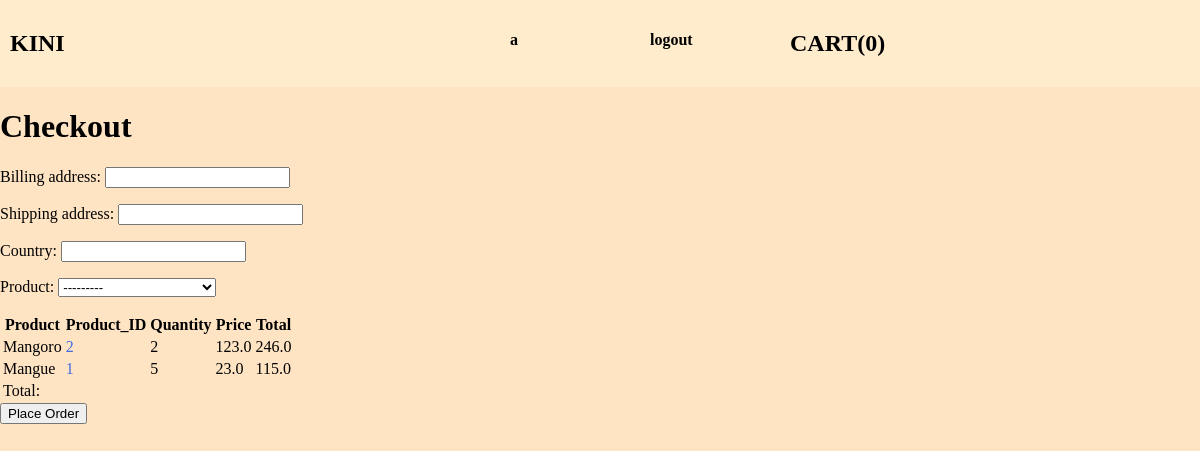
/checkout/ (signed in), run on the app's committed database.
### accounts/models.py (models this page shows)
class Customer(AbstractUser):
    pass

### shop/models.py (models this page shows, shortened)
class Cart(models.Model):
    user = models.OneToOneField(AUTH_USER_MODEL, on_delete=models.CASCADE)
    orders = models.ManyToManyField(Order, )

class Order(models.Model):
    user = models.ForeignKey(AUTH_USER_MODEL, on_delete=models.CASCADE)
    product = models.ForeignKey(
        Product, on_delete=models.CASCADE)
    quantity = models.PositiveIntegerField(default=1)
    ordered = models.BooleanField(default=False)
    country = models.CharField(max_length=100)
    billing_address = models.CharField(
        max_length=201)
    shipping_address = models.CharField(
        max_length=200)
    ordered_date = models.DateTimeField(auto_now=True)
    class Meta:
        ordering = ['-ordered_date']

class Product(models.Model):
    name = models.CharField(max_length=200)
    slug = models.SlugField(max_length=128)
    price = models.FloatField(default=0.0)
    description = models.TextField(default="description")
    quantity = models.PositiveIntegerField(default=0)
    category = models.ForeignKey(
        Category, related_name='categorie', on_delete=models.CASCADE)
    image = models.ImageField(
        upload_to='products/', blank=True, null=True)
    date_added = models.DateTimeField(auto_now=True)
    class Meta:
        ordering = ['-date_added']
    def __str__(self):
        return f"{self.name} - {self.quantity}"

### shop/views.py (the view)
# urls.py: path('checkout/', views.checkout, name='checkout'),
def checkout(request):
    orders = Order.objects.filter(user=request.user, ordered=False)
    if request.method == 'POST':
        form = OrderForm(request.POST or None)
        if form.is_valid():
            order = form.save(commit=False)
            order.user = request.user
            order.ordered = True
            order.save()
            user_cart = Cart.objects.get(user=request.user)
            user_cart.orders.clear()
            user_cart.save()
            messages.success(
                request, "Your order has been successfully validated")
            return redirect('shop')
    else:
        form = OrderForm()
    context = {
        'form': form,
        'orders': orders,
    }
    return render(request, 'checkout.html', context)

### shop/forms.py
class OrderForm(forms.ModelForm):
    class Meta:
        model = Order
        fields = ['billing_address', 'shipping_address', 'country', 'product']

### shop/templatetags/calculate.py (called while the page is built)
@register.filter(name="multiply")
def multiply(value, arg):
    return value * arg

### shop/templates/checkout.html (shortened to what this page needs)
{% extends 'base.html' %}
{% block content %}
{% load calculate %}
<h1>Checkout</h1>
<form method="post" action="{% url 'checkout' %}">
  {{ form.as_p }}
  <table>
    <tr>
      <th>Product</th>
      <th>Product_ID</th>
      <th>Quantity</th>
      <th>Price</th>
      <th>Total</th>
    </tr>
    {% for order in orders %}
    <tr>
      <td>{{ order.product.name }}</td>
      <td style="color: royalblue;">{{ order.product.id }}</td>
      <td>{{ order.quantity }}</td>
      <td>{{ order.product.price }}</td>
      <td>{{ order.product.price|multiply:order.quantity }}</td>
    </tr>
    {% endfor %}
    <tr>
      <td colspan="3">Total:</td>
      <td>{{ total }}</td>
    </tr>
  </table>
  <input type="submit" value="Place Order">
</form>
{% endblock %}

### templates/base.html (shortened to what this page needs)
<!DOCTYPE html>
{% load static %}
<html lang="en">
<head>
    <link rel="stylesheet" href="{% static '/css/style.css' %}">
</head>
<body>
    <header>
        <nav class="navbar">
            <ul class="navbar_ul">
                <li class="navbar_item un">
                    <a href="{% url 'shop' %}">
                        <h1>KINI</h1>
                    </a>
                </li>
                {% if user.is_authenticated %}
                <li class="navbar_item deux">
                    <h4>{{user.username}}</h4>
                </li>
                <li class="navbar_item trois">
                    <a href="{% url 'logout' %}">
                        <h4>logout</h4>
                    </a>
                </li>
                {% endif %}
                {% if user.cart %}
                <li class="navbar_item ">
                    <a href="{% url 'cart' %}">
                        <h2>CART({{ user.cart.orders.count }})</h2>
                    </a>
                </li>
                {% endif %}
            </ul>
        </nav>
    </header>
    <main>
        {% block content %}
        {% endblock content %}
    </main>
</body>
</html>

### static/css/style.css (style rules this page uses)
body { margin: 0; background: bisque; }
.navbar { background-color: #ffeccd; }
.navbar_ul { padding: 0; margin: 0; display: flex; }
.navbar_item { margin: 10px; }
a { text-decoration: none; color: black; }
li { list-style-type: none; }
.un { flex-basis: 40%; }
.deux { flex-basis: 10%; }
.trois { flex-basis: 10%; }

### data on the page
Customer: username "a", cart.orders.count "0"
Order: product.name "Mangoro", product.id "2", quantity "2", product.price "123.0", product.price|multiply "246.0"
Order: product.name "Mangue", product.id "1", quantity "5", product.price "23.0", product.price|multiply "115.0"
